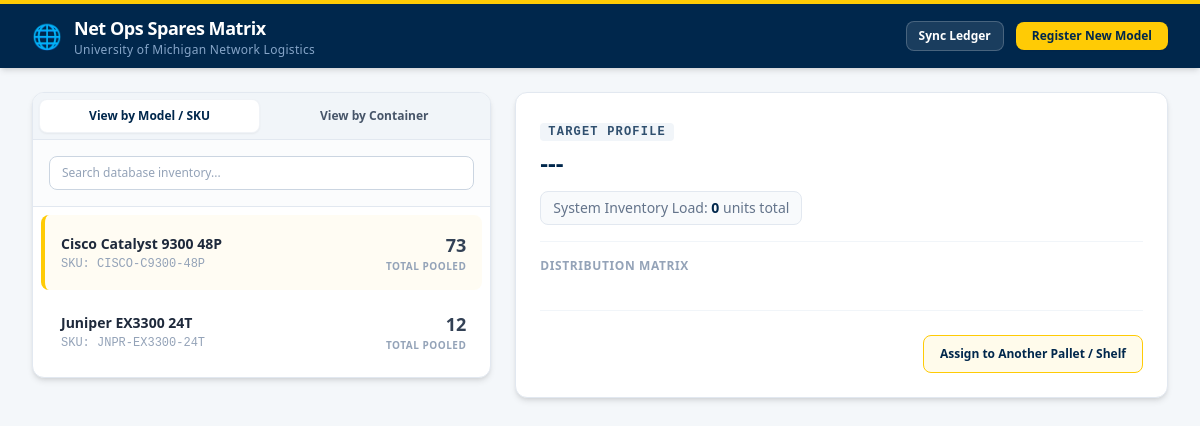
Before: / with the older database file.
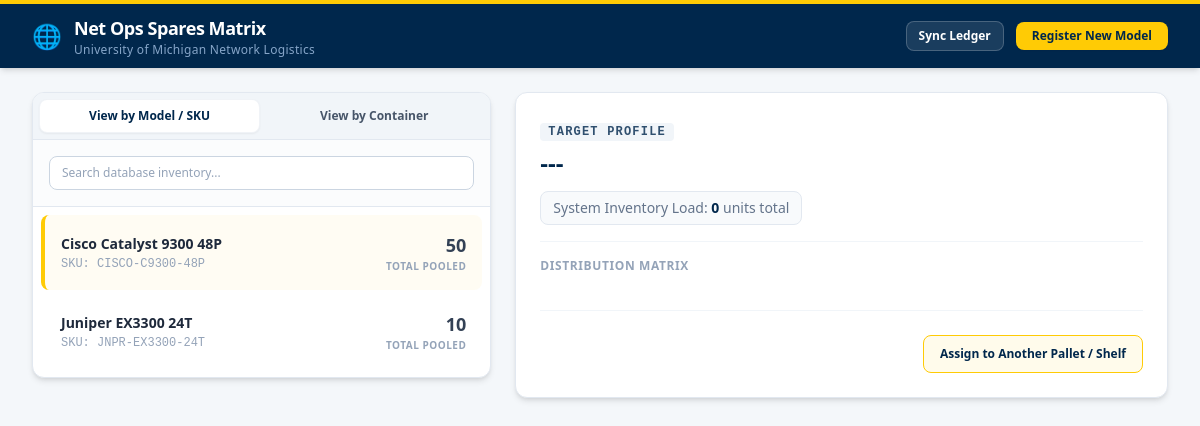
After: the same page with the newer database file.
### models.py (models this page shows)
class EquipmentModel(db.Model):
    __tablename__ = 'equipment_models'
    id = db.Column(db.Integer, primary_key=True)
    model_name = db.Column(db.String(100), nullable=False, unique=True)
    sku = db.Column(db.String(50), nullable=False, unique=True)
    allocations = db.relationship('PhysicalAllocation', backref='hardware_profile', lazy=True, cascade="all, delete-orphan")
    @property
    def global_total(self):
        return sum(allocation.quantity for allocation in self.allocations)

class PhysicalAllocation(db.Model):
    __tablename__ = 'physical_allocations'
    id = db.Column(db.Integer, primary_key=True)
    model_id = db.Column(db.Integer, db.ForeignKey('equipment_models.id'), nullable=False)
    container_id = db.Column(db.String(50), nullable=False)  # e.g., 'PALLET-04', 'SHELF-B3'
    container_type = db.Column(db.String(20), nullable=False) # 'Pallet Array' or 'Storage Shelf'
    quantity = db.Column(db.Integer, default=0, nullable=False)

### app.py (the view)
@app.route('/')
def dashboard():
    catalog = EquipmentModel.query.all()
    selected_model = catalog[0] if catalog else None
    return render_template('dashboard.html', catalog=catalog, selected_model=selected_model)

### templates/dashboard.html (shortened to what this page needs)
<!DOCTYPE html>
<html lang="en">
<head>
    <script src="https://cdn.tailwindcss.com"></script>
</head>
<body class="bg-[#f4f7fa] font-sans text-slate-800 antialiased">
    <header class="bg-michigan-blue text-white sticky top-0 z-40 shadow-md border-t-4 border-michigan-maize">
        <div class="max-w-7xl mx-auto px-4 sm:px-6 lg:px-8 h-16 flex items-center justify-between">
            <div class="flex items-center space-x-3">
                <span class="text-2xl text-michigan-maize">🌐</span>
                <div>
                    <h1 class="text-lg font-bold tracking-tight text-white">Net Ops Spares Matrix</h1>
                    <p class="text-xs text-blue-200/70 tracking-wide font-medium">University of Michigan Network Logistics</p>
                </div>
            </div>
            <div class="flex items-center space-x-3">
                <button onclick="window.location.reload();" class="px-3 py-1.5 text-xs font-semibold bg-white/10 border border-white/20 rounded-lg hover:bg-white/20 text-white transition-colors">
                    Sync Ledger
                </button>
                <button onclick="toggleModal('add-sku-modal')" class="px-4 py-1.5 text-xs font-bold bg-michigan-maize text-michigan-blue hover:bg-yellow-400 rounded-lg shadow-sm transition-all transform active:scale-95">
                    Register New Model
                </button>
            </div>
        </div>
    </header>
    <main class="max-w-7xl mx-auto px-4 sm:px-6 lg:px-8 py-6">
        <div class="grid grid-cols-1 lg:grid-cols-12 gap-6 items-start">
            <section class="lg:col-span-5 bg-white rounded-xl border border-slate-200 shadow-md overflow-hidden">
                <div class="flex border-b border-slate-200 bg-slate-100 p-1.5 space-x-1">
                    <button id="tab-models" onclick="switchSidebarView('models')" class="w-full text-center py-2 text-xs font-bold rounded-lg transition-all bg-white text-michigan-blue shadow-sm border border-slate-200/50">
                        View by Model / SKU
                    </button>
                    <button id="tab-locations" onclick="switchSidebarView('locations')" class="w-full text-center py-2 text-xs font-bold rounded-lg transition-all text-slate-600 hover:text-michigan-blue hover:bg-slate-50">
                        View by Container
                    </button>
                </div>
                <div class="p-4 border-b border-slate-200 bg-slate-50/50">
                    <input type="text"
                           id="catalog-search-input"
                           onkeyup="filterSidebarList()"
                           placeholder="Search database inventory..."
                           class="w-full px-3 py-2 text-xs bg-white border border-slate-300 rounded-lg focus:outline-none focus:ring-2 focus:ring-michigan-blue/30 focus:border-michigan-blue transition-all placeholder-slate-400">
                </div>
                <div id="sidebar-models-list" class="space-y-1 p-2 max-h-[calc(100vh-260px)] overflow-y-auto">
                    {% for item in catalog %}
                    <div id="catalog-row-{{ item.id }}"
                         onclick="focusHardwareModel('{{ item.id }}')"
                         class="catalog-row p-4 hover:bg-slate-50 rounded-lg cursor-pointer transition-all flex justify-between items-center group border-l-4 border-transparent">
                        <div>
                            <h4 class="font-semibold text-slate-800 text-sm group-hover:text-michigan-blue transition-colors">{{ item.model_name }}</h4>
                            <p class="text-xs text-slate-400 mt-0.5 font-mono">SKU: {{ item.sku }}</p>
                        </div>
                        <div class="text-right">
                            <span id="global-counter-{{ item.id }}" class="text-lg font-black text-slate-700 group-hover:text-michigan-blue transition-colors">{{ item.global_total }}</span>
                            <p class="text-[10px] uppercase font-bold tracking-wider text-slate-400">Total Pooled</p>
                        </div>
                    </div>
                    {% endfor %}
                </div>
            </section>
            <section class="lg:col-span-7">
                <div id="active-management-panel" class="bg-white rounded-xl border border-slate-200 shadow-md p-6">
                    <div class="border-b border-slate-100 pb-4 mb-4">
                        <span id="target-view-context-badge" class="text-xs font-bold uppercase tracking-widest text-michigan-blue/80 bg-slate-100 px-2 py-0.5 rounded font-mono">Target Profile</span>
                        <h2 id="target-display-name" class="text-2xl font-black text-michigan-blue mt-1.5">---</h2>
                        <div class="flex items-center justify-between mt-3 text-sm text-slate-500">
                            <div class="bg-slate-50 border border-slate-200 rounded-lg px-3 py-1.5">System Inventory Load: <span id="target-display-count" class="font-extrabold text-michigan-blue">0</span> units total</div>
                        </div>
                    </div>
                    <h3 id="matrix-grid-title" class="text-xs font-bold text-slate-400 uppercase tracking-wider mb-3">Distribution Matrix</h3>
                    <div id="location-assignment-footer" class="mt-6 pt-6 border-t border-slate-100 flex flex-col sm:flex-row items-center justify-between gap-4">
                        <button onclick="toggleModal('assign-location-modal')" class="w-full sm:w-auto text-xs px-4 py-2.5 font-bold text-michigan-blue bg-amber-50 hover:bg-michigan-maize/20 border border-michigan-maize rounded-lg transition-all whitespace-nowrap shadow-xs">
                            Assign to Another Pallet / Shelf
                        </button>
                    </div>
                </div>
            </section>
        </div>
    </main>
</body>
</html>

Changed rows visible on the page:
changed through a linked row, EquipmentModel "Cisco Catalyst 9300 48P": global_total "73" → "50"
changed through a linked row, EquipmentModel "Juniper EX3300 24T": global_total "12" → "10"
